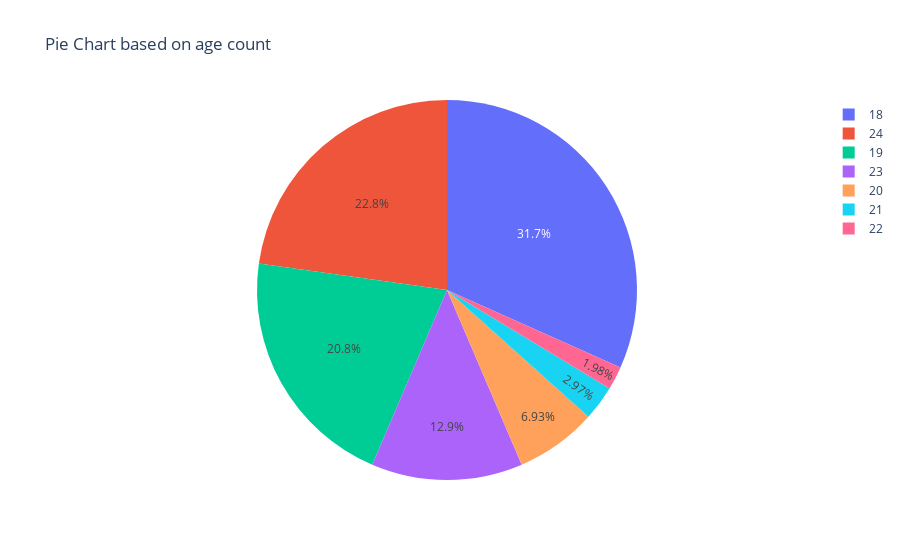
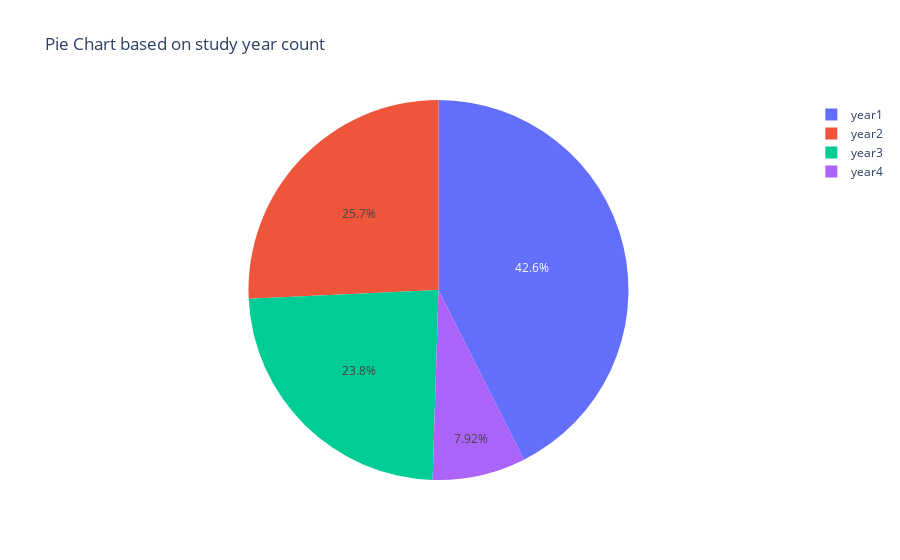

The cell these charts' notebook holds for them, in order:
### Code cell
import plotly.express as px

# Calculate value counts
value_counts = dataset['Age'].value_counts()
value_counts2 = dataset['Study Year'].value_counts()

# Create a pie chart using Plotly Express
fig = px.pie(names=value_counts.index, values=value_counts.values,
             title='Pie Chart based on age count')
fig2 = px.pie(names=value_counts2.index, values=value_counts2.values,
              title='Pie Chart based on study year count')

# Show the plot
fig.show()
fig2.show()

### Figure 1 — Plotly figure (JSON) as saved in the notebook; plotly's stock layout.template omitted (floating-point values rounded to 4 significant figures)
{"data": [{"domain": {"x": [0, 1], "y": [0, 1]}, "hovertemplate": "label=%{label}<br>value=%{value}<extra></extra>", "labels": [18, 24, 19, 23, 20, 21, 22], "legendgroup": "", "name": "", "showlegend": true, "type": "pie", "values": [32, 23, 21, 13, 7, 3, 2]}], "layout": {"legend": {"tracegroupgap": 0}, "title": {"text": "Pie Chart based on age count"}}}

### Figure 2 — Plotly figure (JSON) as saved in the notebook; plotly's stock layout.template omitted (floating-point values rounded to 4 significant figures)
{"data": [{"domain": {"x": [0, 1], "y": [0, 1]}, "hovertemplate": "label=%{label}<br>value=%{value}<extra></extra>", "labels": ["year1", "year2", "year3", "year4"], "legendgroup": "", "name": "", "showlegend": true, "type": "pie", "values": [43, 26, 24, 8]}], "layout": {"legend": {"tracegroupgap": 0}, "title": {"text": "Pie Chart based on study year count"}}}
